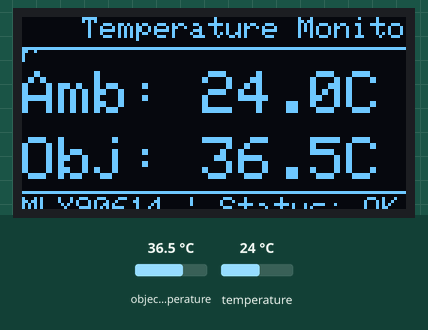
Recording of a sketch running on a simulated ESP32. On the bench: 128×64 one-colour display. The inputs (shaded band) are chosen by the test bench; at power-on: object temperature 36.5 °C, temperature 24 °C. What the sketch prints to the serial monitor is not drawn.

Above: at 3.4 s.
3.5 s: object temperature set to 20 °C
At 4.7 s:
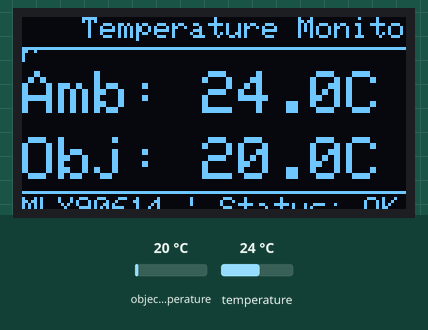
5.4 s: temperature set to 12 °C
At 6.6 s:
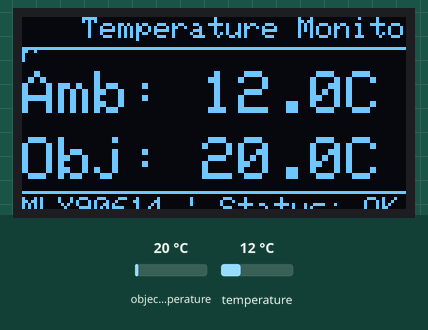
6.9 s: object temperature set to 26 °C
At 7.9 s:
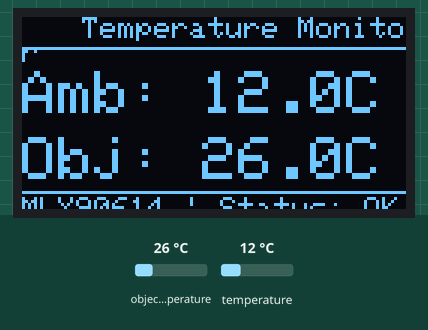
8.5 s: temperature set to 19 °C
At 10.1 s:
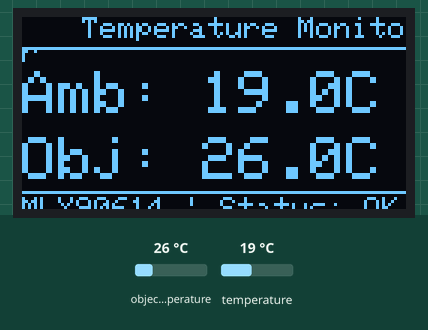
Timing chart, 0 to 11.1 s (numbered marks = the images above; inputs shaded):
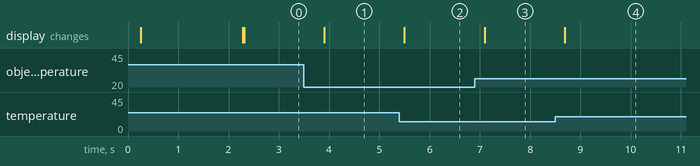

The sketch:

esp32-mlx90614-oled.ino
```cpp
#include <Wire.h>
#include <Adafruit_MLX90614.h>
#include <Adafruit_SSD1306.h>
#include <Adafruit_GFX.h>

// OLED display parameters
#define SCREEN_WIDTH 128
#define SCREEN_HEIGHT 64
#define OLED_RESET -1
#define SCREEN_ADDRESS 0x3C

// I2C pins for ESP32
#define SDA_PIN 21
#define SCL_PIN 22

// Create instances
Adafruit_MLX90614 mlx = Adafruit_MLX90614();
Adafruit_SSD1306 display(SCREEN_WIDTH, SCREEN_HEIGHT, &Wire, OLED_RESET);

// Variables
float ambientTemp = 0.0;
float objectTemp = 0.0;
unsigned long lastUpdateTime = 0;
const unsigned long UPDATE_INTERVAL = 500; // Update every 500ms

void setup() {
  Serial.begin(115200);
  delay(100);

  Serial.println("\n\nESP32 MLX90614 + OLED Temperature Display");
  Serial.println("==========================================\n");

  // Initialize I2C with custom pins
  Wire.begin(SDA_PIN, SCL_PIN);
  delay(100);

  // Initialize OLED display
  if (!display.begin(SSD1306_SWITCHCAPVCC, SCREEN_ADDRESS)) {
    Serial.println(F("SSD1306 allocation failed"));
    for (;;); // Halt
  }
  display.clearDisplay();
  display.setTextSize(1);
  display.setTextColor(SSD1306_WHITE);
  display.setCursor(0, 0);
  display.println("Initializing...");
  display.display();
  delay(2000);

  // Initialize MLX90614
  if (!mlx.begin()) {
    Serial.println("MLX90614 not found!");
    display.clearDisplay();
    display.setCursor(0, 0);
    display.println("MLX90614 Error!");
    display.println("Check connections");
    display.display();
    while (1) delay(10);
  }

  Serial.println("MLX90614 initialized successfully");
  Serial.println("OLED initialized successfully");

  display.clearDisplay();
  display.display();
}

void loop() {
  unsigned long currentTime = millis();

  // Update sensor readings at intervals
  if (currentTime - lastUpdateTime >= UPDATE_INTERVAL) {
    lastUpdateTime = currentTime;

    // Read temperatures from MLX90614
    ambientTemp = mlx.readAmbientTempC();
    objectTemp = mlx.readObjectTempC();

    // Print to Serial
    Serial.print("Ambient: ");
    Serial.print(ambientTemp);
    Serial.print("C | Object: ");
    Serial.print(objectTemp);
    Serial.println("C");
  }

  // Update OLED display
  updateDisplay();

  delay(50);
}

void updateDisplay() {
  display.clearDisplay();
  display.setTextSize(1);
  display.setTextColor(SSD1306_WHITE);

  // Title
  display.setCursor(20, 0);
  display.println("Temperature Monitor");
  display.drawLine(0, 10, SCREEN_WIDTH, 10, SSD1306_WHITE);

  // Ambient Temperature (large display)
  display.setTextSize(2);
  display.setCursor(0, 18);
  display.print("Amb: ");
  display.print(ambientTemp, 1);
  display.println("C");

  // Object Temperature (large display)
  display.setCursor(0, 40);
  display.print("Obj: ");
  display.print(objectTemp, 1);
  display.println("C");

  // Status bar
  display.setTextSize(1);
  display.drawLine(0, 58, SCREEN_WIDTH, 58, SSD1306_WHITE);
  display.setCursor(0, 60);
  display.print("MLX90614 | Status: OK");

  display.display();
}
```

Measured:
- after the input at 3.5 s, the display: changes after 0.40 s (image 1)
- after the input at 5.4 s, the display: changes after 0.10 s (image 2)
- after the input at 6.9 s, the display: changes after 0.19 s (image 3)
- after the input at 8.5 s, the display: changes after 0.19 s (image 4)
